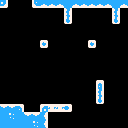

A level layout from a 2D game, rendered from its tile map. Below: a short description, then the map file with its tile-grid data intact:
An orthogonal 16x16 tile map with 8x8 px tiles, 2 tile layers (MainLayer, BgLayer), 3 tilesets and 41 objects (34x Spikes, 5x Balloon, Cloud, Player).

<map version="1.10" tiledversion="1.10.2" orientation="orthogonal" renderorder="right-down" width="16" height="16" tilewidth="8" tileheight="8" infinite="0" nextlayerid="5" nextobjectid="43">
 <tileset firstgid="1" name="spritemap" tilewidth="8" tileheight="8" tilecount="176" columns="16">
  <image source="spritemap.png" width="128" height="88" />
 </tileset>
 <tileset firstgid="177" name="cloud" tilewidth="16" tileheight="8" tilecount="1" columns="1">
  <image source="cloud.png" width="16" height="8" />
 </tileset>
 <tileset firstgid="178" name="balloon" tilewidth="8" tileheight="16" tilecount="4" columns="4">
  <image source="balloon.png" width="32" height="16" />
 </tileset>
 <layer id="2" name="MainLayer" width="16" height="16">
  <data encoding="csv">
52,0,0,0,50,51,51,51,38,51,51,51,51,51,38,51,
0,0,0,0,0,0,0,0,49,0,0,0,0,0,49,0,
0,0,0,0,0,0,0,0,56,0,0,0,0,0,56,0,
0,0,0,0,0,0,0,0,0,0,0,0,0,0,0,0,
0,0,0,0,0,0,0,0,0,0,0,0,0,0,0,0,
0,0,0,0,0,33,0,0,0,0,0,33,0,0,0,0,
0,0,0,0,0,0,0,0,0,0,0,0,0,0,0,0,
0,0,0,0,0,0,0,0,0,0,0,0,0,0,0,0,
0,0,0,0,0,0,0,0,0,0,0,0,0,0,0,0,
0,0,0,0,0,0,0,0,0,0,0,0,0,0,0,0,
0,0,0,0,0,0,0,0,0,0,0,0,40,0,0,0,
0,0,0,0,0,0,0,0,0,0,0,0,49,0,0,0,
0,0,0,0,0,0,0,0,0,0,0,0,56,0,0,0,
35,35,36,0,0,34,54,54,55,0,0,0,0,0,0,0,
38,73,38,35,35,39,0,0,0,0,0,0,0,0,0,0,
38,38,38,38,73,39,0,0,0,0,0,0,0,0,0,0
</data>
 </layer>
 <layer id="1" name="BgLayer" width="16" height="16">
  <data encoding="csv">
0,0,0,0,0,0,0,0,0,0,0,0,0,0,0,0,
0,0,0,0,0,0,0,0,0,0,0,0,0,0,0,0,
0,0,0,0,0,0,0,0,0,0,0,0,0,0,0,0,
0,0,0,0,0,0,0,0,0,0,0,0,0,0,0,0,
0,0,0,0,0,0,0,0,0,0,0,0,0,0,0,0,
0,0,0,0,0,0,0,0,0,0,0,0,0,0,0,0,
0,0,0,0,0,0,0,0,0,0,0,0,0,0,0,0,
0,0,0,0,0,0,0,0,0,0,0,0,0,0,0,0,
0,0,0,0,0,0,0,0,0,0,0,0,0,0,0,0,
0,0,0,0,0,0,0,0,0,0,0,0,0,0,0,0,
0,0,0,0,0,0,0,0,0,0,0,0,0,0,0,0,
0,0,0,0,0,0,0,0,0,0,0,0,0,0,0,0,
0,0,0,0,0,0,0,0,0,0,0,0,0,0,0,0,
0,0,0,0,0,0,0,0,0,0,0,0,0,0,0,0,
0,0,0,0,0,0,0,0,0,0,0,0,0,0,0,0,
0,0,0,0,0,0,0,0,0,0,0,0,0,0,0,0
</data>
 </layer>
 <objectgroup id="3" name="ObjectLayerInteractable">
  <object id="2" name="Spikes" type="Spikes" gid="18" x="24" y="112" width="8" height="8" />
  <object id="3" name="Spikes" type="Spikes" gid="18" x="32" y="112" width="8" height="8" />
  <object id="4" name="Spikes" type="Spikes" gid="18" x="40" y="104" width="8" height="8" />
  <object id="5" name="Spikes" type="Spikes" gid="18" x="48" y="104" width="8" height="8" />
  <object id="6" name="Spikes" type="Spikes" gid="18" x="56" y="104" width="8" height="8" />
  <object id="7" name="Spikes" type="Spikes" gid="18" x="64" y="104" width="8" height="8" />
  <object id="8" name="Spikes" type="Spikes" gid="18" x="96" y="80" width="8" height="8" />
  <object id="9" name="Spikes" type="Spikes" gid="18" x="88" y="40" width="8" height="8" />
  <object id="10" name="Spikes" type="Spikes" gid="18" x="40" y="40" width="8" height="8" />
  <object id="11" name="Spikes" type="Spikes" gid="28" x="40" y="56" width="8" height="8" />
  <object id="12" name="Spikes" type="Spikes" gid="28" x="88" y="56" width="8" height="8" />
  <object id="13" name="Spikes" type="Spikes" gid="28" x="112" y="32" width="8" height="8" />
  <object id="14" name="Spikes" type="Spikes" gid="28" x="64" y="32" width="8" height="8" />
  <object id="15" name="Spikes" type="Spikes" gid="28" x="120" y="16" width="8" height="8" />
  <object id="16" name="Spikes" type="Spikes" gid="28" x="104" y="16" width="8" height="8" />
  <object id="17" name="Spikes" type="Spikes" gid="28" x="96" y="16" width="8" height="8" />
  <object id="18" name="Spikes" type="Spikes" gid="28" x="88" y="16" width="8" height="8" />
  <object id="19" name="Spikes" type="Spikes" gid="28" x="80" y="16" width="8" height="8" />
  <object id="20" name="Spikes" type="Spikes" gid="28" x="72" y="16" width="8" height="8" />
  <object id="21" name="Spikes" type="Spikes" gid="28" x="56" y="16" width="8" height="8" />
  <object id="22" name="Spikes" type="Spikes" gid="28" x="48" y="16" width="8" height="8" />
  <object id="23" name="Spikes" type="Spikes" gid="28" x="40" y="16" width="8" height="8" />
  <object id="24" name="Spikes" type="Spikes" gid="28" x="32" y="16" width="8" height="8" />
  <object id="25" name="Spikes" type="Spikes" gid="28" x="0" y="16" width="8" height="8" />
  <object id="26" name="Spikes" type="Spikes" gid="60" x="88" y="88" width="8" height="8" />
  <object id="27" name="Spikes" type="Spikes" gid="60" x="88" y="96" width="8" height="8" />
  <object id="28" name="Spikes" type="Spikes" gid="60" x="88" y="104" width="8" height="8" />
  <object id="29" name="Spikes" type="Spikes" gid="60" x="80" y="48" width="8" height="8" />
  <object id="30" name="Spikes" type="Spikes" gid="60" x="32" y="48" width="8" height="8" />
  <object id="31" name="Spikes" type="Spikes" gid="44" x="104" y="88" width="8" height="8" />
  <object id="32" name="Spikes" type="Spikes" gid="44" x="104" y="96" width="8" height="8" />
  <object id="33" name="Spikes" type="Spikes" gid="44" x="104" y="104" width="8" height="8" />
  <object id="34" name="Spikes" type="Spikes" gid="44" x="96" y="48" width="8" height="8" />
  <object id="35" name="Spikes" type="Spikes" gid="44" x="48" y="48" width="8" height="8" />
  <object id="36" name="Cloud" type="Cloud" gid="177" x="48" y="120" width="16" height="8">
   <properties>
    <property name="isGoingRight" type="bool" value="true" />
   </properties>
  </object>
  <object id="37" name="Balloon" type="Balloon" gid="179" x="112" y="79" width="8" height="16" />
  <object id="38" name="Balloon" type="Balloon" gid="179" x="112" y="56" width="8" height="16" />
  <object id="39" name="Balloon" type="Balloon" gid="179" x="64" y="56" width="8" height="16" />
  <object id="40" name="Balloon" type="Balloon" gid="179" x="16" y="48" width="8" height="16" />
  <object id="41" name="Balloon" type="Balloon" gid="179" x="16" y="24" width="8" height="16" />
  <object id="42" name="Player" type="Player" gid="2" x="8" y="104" width="8" height="8" />
 </objectgroup>
 <objectgroup id="4" name="ObjectLayerNonInteractable" />
</map>
